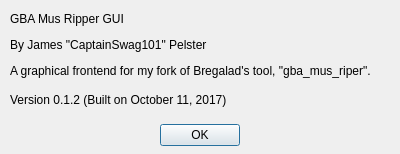
<?xml version="1.0" encoding="UTF-8"?>
<ui version="4.0">
 <class>AboutDialog</class>
 <widget class="QDialog" name="AboutDialog">
  <property name="geometry">
   <rect>
    <x>0</x>
    <y>0</y>
    <width>400</width>
    <height>154</height>
   </rect>
  </property>
  <property name="windowTitle">
   <string>About</string>
  </property>
  <widget class="QWidget" name="horizontalLayoutWidget">
   <property name="geometry">
    <rect>
     <x>10</x>
     <y>120</y>
     <width>381</width>
     <height>31</height>
    </rect>
   </property>
   <layout class="QHBoxLayout" name="horizontalLayout">
    <item>
     <widget class="QPushButton" name="okButton">
      <property name="sizePolicy">
       <sizepolicy hsizetype="Fixed" vsizetype="Fixed">
        <horstretch>0</horstretch>
        <verstretch>0</verstretch>
       </sizepolicy>
      </property>
      <property name="text">
       <string>OK</string>
      </property>
     </widget>
    </item>
   </layout>
  </widget>
  <widget class="QWidget" name="horizontalLayoutWidget_2">
   <property name="geometry">
    <rect>
     <x>10</x>
     <y>10</y>
     <width>381</width>
     <height>71</height>
    </rect>
   </property>
   <layout class="QHBoxLayout" name="horizontalLayout_3">
    <item>
     <widget class="QLabel" name="label">
      <property name="sizePolicy">
       <sizepolicy hsizetype="MinimumExpanding" vsizetype="Preferred">
        <horstretch>0</horstretch>
        <verstretch>0</verstretch>
       </sizepolicy>
      </property>
      <property name="text">
       <string>&lt;html&gt;&lt;head/&gt;&lt;body&gt;&lt;p&gt;GBA Mus Ripper GUI&lt;/p&gt;&lt;p&gt;By James &amp;quot;CaptainSwag101&amp;quot; Pelster&lt;/p&gt;&lt;p&gt;A graphical frontend for my fork of Bregalad's tool, &amp;quot;gba_mus_riper&amp;quot;.&lt;/p&gt;&lt;/body&gt;&lt;/html&gt;</string>
      </property>
     </widget>
    </item>
   </layout>
  </widget>
  <widget class="QWidget" name="horizontalLayoutWidget_3">
   <property name="geometry">
    <rect>
     <x>10</x>
     <y>80</y>
     <width>381</width>
     <height>40</height>
    </rect>
   </property>
   <layout class="QHBoxLayout" name="horizontalLayout_5">
    <item>
     <widget class="QLabel" name="versionLabel">
      <property name="text">
       <string>&lt;html&gt;&lt;head/&gt;&lt;body&gt;&lt;p&gt;Version 0.1.2 (Built on October 11, 2017)&lt;/p&gt;&lt;/body&gt;&lt;/html&gt;</string>
      </property>
     </widget>
    </item>
   </layout>
  </widget>
 </widget>
 <resources/>
 <connections/>
</ui>
